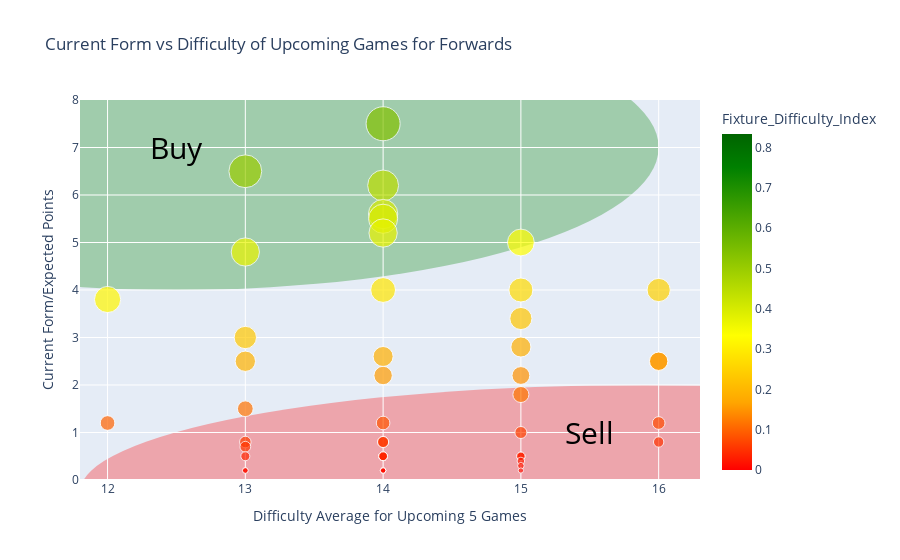

Here is the notebook cell this chart was saved with:
### Code cell
# Now the same for Forwards
sorted_forwards_df.rename(columns={'FD_index': 'Fixture_Difficulty_Index'}, inplace=True)


fig = px.scatter(sorted_forwards_df, x='Difficulty_score', y='form_player', color='Fixture_Difficulty_Index', 
                 size='Fixture_Difficulty_Index',  
                 labels={'form_player': 'Current Form/Expected Points', 'Difficulty_score': 'Difficulty Average for Upcoming 5 Games'},
                 hover_data=['full_name', 'Fixture_Difficulty_Index', 'name', 'now_cost'], title='Current Form vs Difficulty of Upcoming Games for Forwards',
                 size_max=30,  
                 color_continuous_scale=[
                    (0.0, 'red'),
                    (0.2, 'orange'),
                    (0.4, 'yellow'),
                    (0.9, 'green'),
                    (1.0, 'darkgreen') 
                 ]
                )


fig.update_layout(
    shapes=[
        dict(
            type='circle',
            xref='x',
            yref='y',
            x0=9,
            y0=10,
            x1=16,
            y1=4,
            fillcolor='green',
            opacity=0.3,
            layer='below',
            line=dict(width=0),
        ),
        dict(
            type='circle',
            xref='x',
            yref='y',
            x0=11.8,
            y0=2,
            x1=20,
            y1=-2.5,
            fillcolor='red',
            opacity=0.3,
            layer='below',
            line=dict(width=0),
        )
    ],
    annotations=[
        dict(
            text='Buy', 
            x=12.5,  
            y=7,   
            showarrow=False,
            font=dict(color='black', size=30),
        ),
        dict(
            text='Sell',
            x=15.5,  
            y=1,   
            showarrow=False,
            font=dict(color='black', size=30),
        )
    ]
)


fig.update_layout(showlegend=False, height=800)  


fig.update_xaxes(range=[11.8, 16.3])
fig.update_yaxes(range=[0, 8])

fig.show()

### Figure 1 — Plotly figure (JSON) as saved in the notebook; plotly's stock layout.template omitted (floating-point values rounded to 4 significant figures; data arrays with more than 128 entries replaced by an {"elided": "..."} marker saying what was removed)
{"data": [{"customdata": {"elided": "108x4 mixed values"}, "hovertemplate": "Difficulty Average for Upcoming 5 Games=%{x}<br>Current Form/Expected Points=%{y}<br>Fixture_Difficulty_Index=%{marker.color}<br>full_name=%{customdata[0]}<br>name=%{customdata[2]}<br>now_cost=%{customdata[3]}<extra></extra>", "legendgroup": "", "marker": {"color": [0.833, 0.657, 0.536, 0.5, 0.443, 0.4, 0.393, 0.371, 0.369, 0.341, 0.333, 0.317, 0.286, 0.282, 0.267, 0.25, 0.231, 0.227, 0.192, 0.187, 0.186, 0.157, 0.156, 0.156, 0.147, 0.12, 0.115, 0.1, 0.086, 0.075, 0.067, 0.062, 0.057, 0.057, 0.054, 0.05, 0.038, 0.036, 0.036, 0.036, 0.036, 0.033, 0.033, 0.027, 0.02, 0.015, 0.015, 0.014, 0.014, 0.014, 0.014, 0.013, 0, 0, 0, 0, 0, 0, 0, 0, 0, 0, 0, 0, 0, 0, 0, 0, 0, 0, 0, 0, 0, 0, 0, 0, 0, 0, 0, 0, 0, 0, 0, 0, 0, 0, 0, 0, 0, 0, 0, 0, 0, 0, 0, 0, 0, 0, 0, 0, 0, 0, 0, 0, 0, 0, 0, 0], "coloraxis": "coloraxis", "size": [0.833, 0.657, 0.536, 0.5, 0.443, 0.4, 0.393, 0.371, 0.369, 0.341, 0.333, 0.317, 0.286, 0.282, 0.267, 0.25, 0.231, 0.227, 0.192, 0.187, 0.186, 0.157, 0.156, 0.156, 0.147, 0.12, 0.115, 0.1, 0.086, 0.075, 0.067, 0.062, 0.057, 0.057, 0.054, 0.05, 0.038, 0.036, 0.036, 0.036, 0.036, 0.033, 0.033, 0.027, 0.02, 0.015, 0.015, 0.014, 0.014, 0.014, 0.014, 0.013, 0, 0, 0, 0, 0, 0, 0, 0, 0, 0, 0, 0, 0, 0, 0, 0, 0, 0, 0, 0, 0, 0, 0, 0, 0, 0, 0, 0, 0, 0, 0, 0, 0, 0, 0, 0, 0, 0, 0, 0, 0, 0, 0, 0, 0, 0, 0, 0, 0, 0, 0, 0, 0, 0, 0, 0], "sizemode": "area", "sizeref": 0.0009256, "symbol": "circle"}, "mode": "markers", "name": "", "orientation": "v", "showlegend": false, "type": "scatter", "x": [12, 14, 14, 13, 14, 14, 14, 14, 13, 17, 15, 12, 14, 17, 15, 16, 13, 15, 13, 15, 14, 14, 16, 16, 15, 15, 13, 12, 14, 16, 15, 13, 14, 14, 13, 16, 13, 14, 14, 14, 14, 15, 15, 15, 15, 13, 13, 14, 14, 14, 14, 15, 14, 13, 14, 12, 14, 14, 15, 13, 14, 14, 14, 13, 16, 12, 12, 15, 16, 16, 16, 16, 13, 15, 15, 15, 15, 12, 12, 12, 12, 15, 15, 14, 14, 14, 14, 14, 14, 14, 14, 13, 13, 15, 15, 15, 15, 15, 14, 14, 14, 14, 14, 13, 13, 13, 14, 14], "xaxis": "x", "y": [10, 9.2, 7.5, 6.5, 6.2, 5.6, 5.5, 5.2, 4.8, 5.8, 5, 3.8, 4, 4.8, 4, 4, 3, 3.4, 2.5, 2.8, 2.6, 2.2, 2.5, 2.5, 2.2, 1.8, 1.5, 1.2, 1.2, 1.2, 1, 0.8, 0.8, 0.8, 0.7, 0.8, 0.5, 0.5, 0.5, 0.5, 0.5, 0.5, 0.5, 0.4, 0.3, 0.2, 0.2, 0.2, 0.2, 0.2, 0.2, 0.2, 0, 0, 0, 0, 0, 0, 0, 0, 0, 0, 0, 0, 0, 0, 0, 0, 0, 0, 0, 0, 0, 0, 0, 0, 0, 0, 0, 0, 0, 0, 0, 0, 0, 0, 0, 0, 0, 0, 0, 0, 0, 0, 0, 0, 0, 0, 0, 0, 0, 0, 0, 0, 0, 0, 0, 0], "yaxis": "y"}], "layout": {"annotations": [{"font": {"color": "black", "size": 30}, "showarrow": false, "text": "Buy", "x": 12.5, "y": 7}, {"font": {"color": "black", "size": 30}, "showarrow": false, "text": "Sell", "x": 15.5, "y": 1}], "autosize": true, "coloraxis": {"colorbar": {"title": {"text": "Fixture_Difficulty_Index"}}, "colorscale": [[0, "red"], [0.2, "orange"], [0.4, "yellow"], [0.9, "green"], [1, "darkgreen"]]}, "legend": {"itemsizing": "constant", "tracegroupgap": 0}, "shapes": [{"fillcolor": "green", "layer": "below", "line": {"width": 0}, "opacity": 0.3, "type": "circle", "x0": 9, "x1": 16, "xref": "x", "y0": 10, "y1": 4, "yref": "y"}, {"fillcolor": "red", "layer": "below", "line": {"width": 0}, "opacity": 0.3, "type": "circle", "x0": 11.8, "x1": 20, "xref": "x", "y0": 2, "y1": -2.5, "yref": "y"}], "showlegend": false, "title": {"text": "Current Form vs Difficulty of Upcoming Games for Forwards"}, "xaxis": {"anchor": "y", "domain": [0, 1], "range": [11.8, 16.3], "title": {"text": "Difficulty Average for Upcoming 5 Games"}, "type": "linear"}, "yaxis": {"anchor": "x", "domain": [0, 1], "range": [0, 8], "title": {"text": "Current Form/Expected Points"}, "type": "linear"}}}
